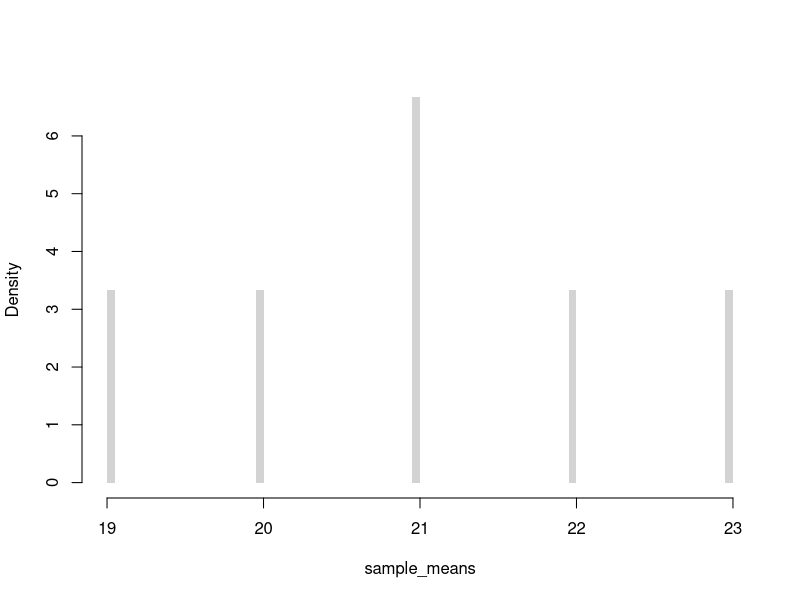
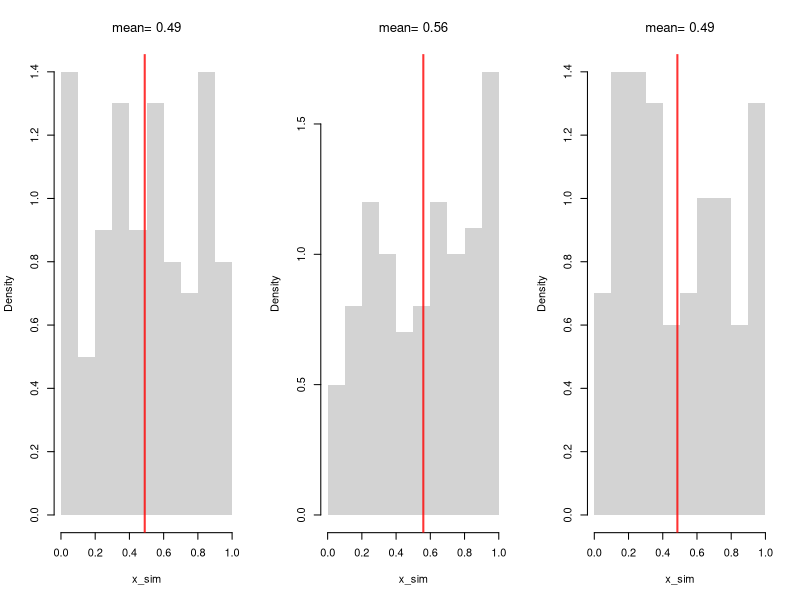
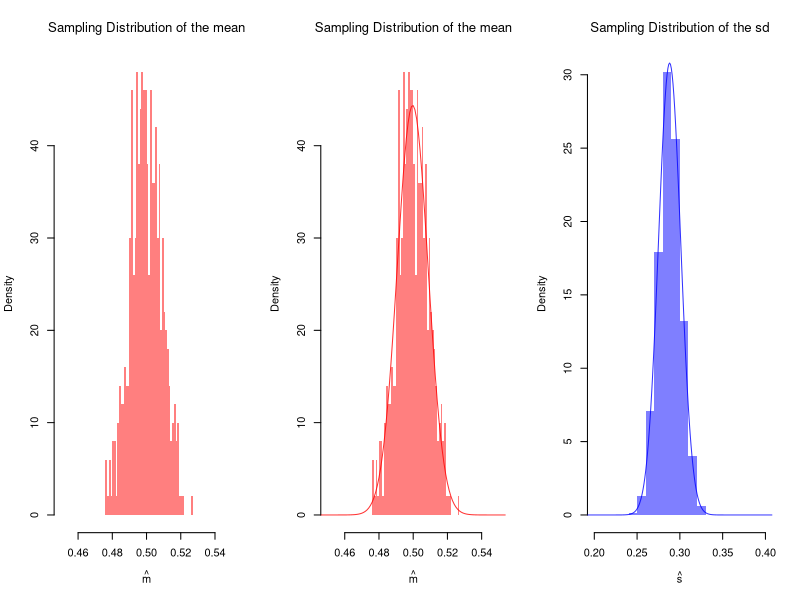
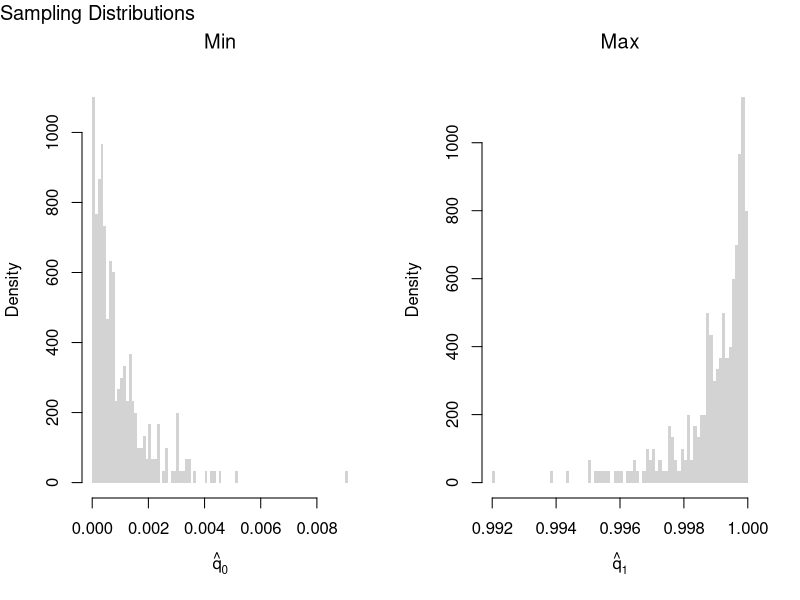
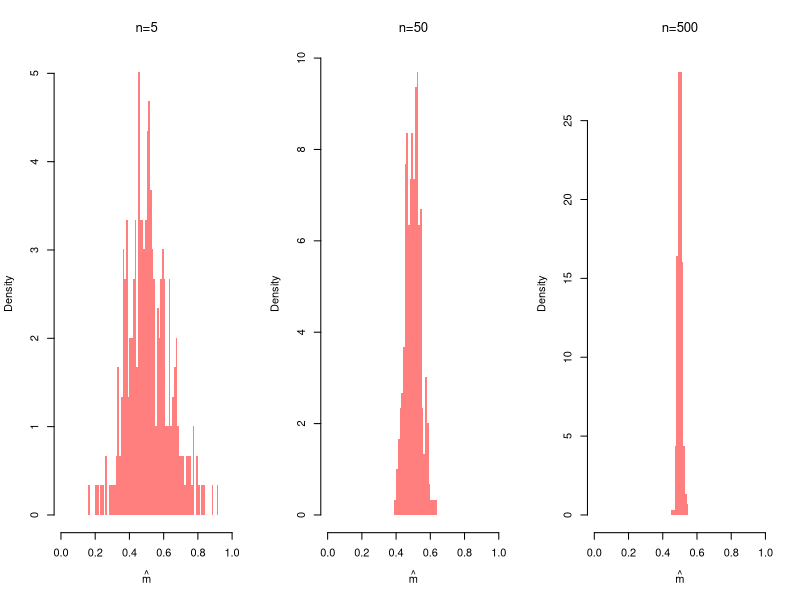
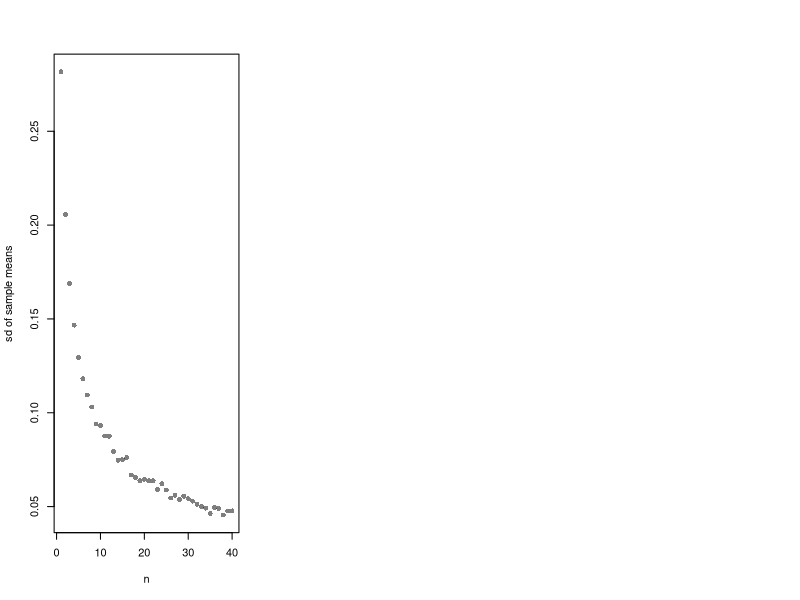
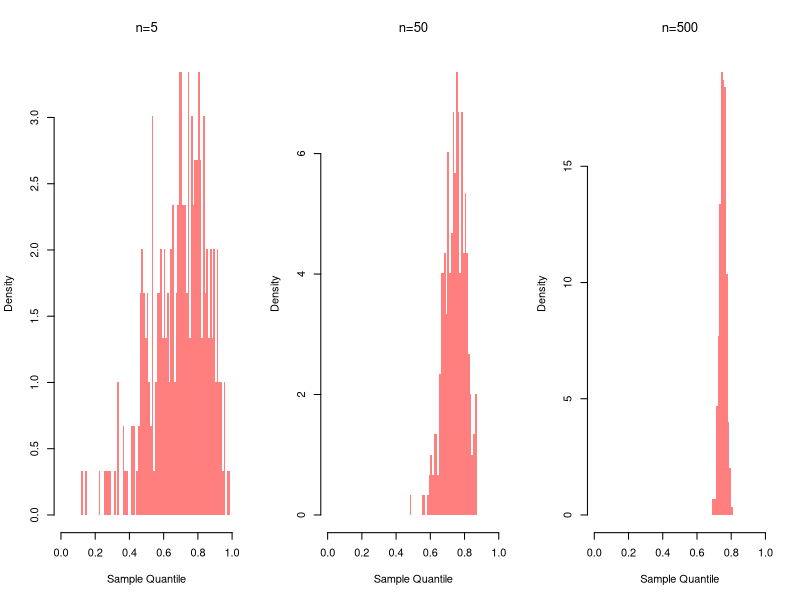
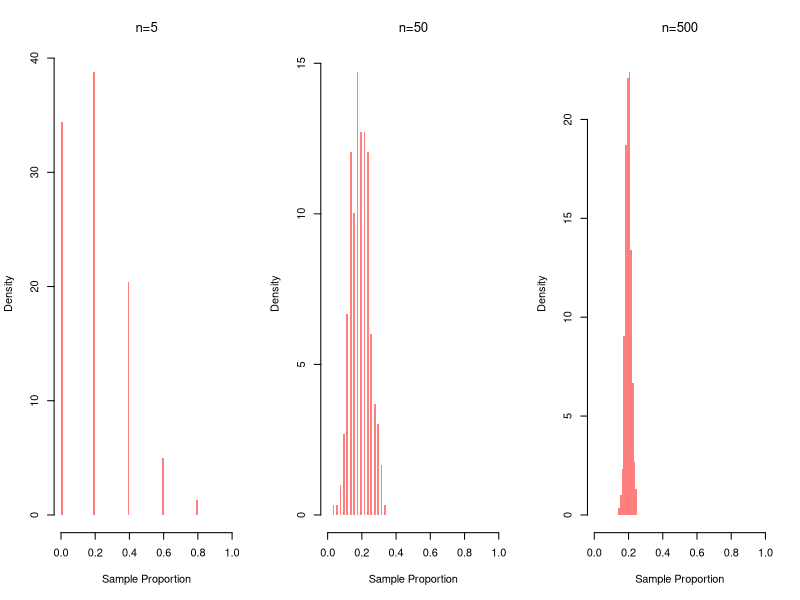

Write R code to recreate these figures, in order.
## ---- chunk 1
# Simple random sample (no duplicates, equal probability)
population_values <- c(1, 2, 3, 4) # population
sample(population_values, 2, replace=FALSE) #sample
## ---- chunk 2
#{1, 2, 3} {1, 3, 2}
#{2, 1, 3} {2, 3, 1}  
#{3, 2, 1} {3, 1, 2}
factorial(3)
## ---- chunk 3
#Ways to draw k=2 from a set with n=4
#{1, 2} {1, 3} {1, 4}  
#      {2, 3} {2, 4}  
#            {3, 4} 

choose(4, 2)
## ---- chunk 4
# License plates: 3 distinct letters, 3 distinct numbers
(26 * 25 * 24) * (10 * 9 * 8)

# Bank-account sample of 3 from 20 (order irrelevant)
choose(20, 3)

# HR committee: morning ordered, afternoon unordered
(25 * 24) * choose(23, 5)
## ---- chunk 5
#All possible samples of two from a bag of numbers {1, 2, 3, 4} with replacement 
#{1, 1} {1, 2} {1, 3}, {3, 4}
#{2, 2} {2, 3} {2, 4}
#{3, 3} {3, 4}
#{4, 4}

# Simple random sample (duplicates, equal probability)
sample(population_values, 2, replace=TRUE)
## ---- chunk 6
population_values <- c(18, 20, 22, 24) # Ages for student population
# six possible samples
m1_hat <- mean( population_values[c(1, 2)] ) #{1, 2}
m2_hat <- mean( population_values[c(1, 3)] ) #{1, 3}
m3_hat <- mean( population_values[c(1, 4)] ) #{3, 4}
m4_hat <- mean( population_values[c(2, 3)] ) #{2, 3}
m5_hat <- mean( population_values[c(2, 4)] ) #{2, 4}
m6_hat <- mean( population_values[c(3, 4)] ) #{3, 4}
# sampling distribution
sample_means <- c(m1_hat, m2_hat, m3_hat, m4_hat, m5_hat, m6_hat)
hist(sample_means,
    freq=FALSE, breaks=100,
    main=NA, border=NA)
## ---- chunk 7
# Three Sample Example from infinite population
x1_sim <- runif(100)
m1_hat <- mean(x1_sim)
x2_sim <- runif(100)
m2_hat <- mean(x2_sim)
x3_sim <- runif(100)
m3_hat <- mean(x3_sim)
sample_means <- c(m1_hat, m2_hat, m3_hat)
sample_means

# An Equivalent Approach: fill vector in a loop
sample_means <- rep(NA, 3)
for(i in seq(sample_means)){
    x_sim <- runif(100)
    m_hat <- mean(x_sim)
    sample_means[i] <- m_hat
}
sample_means
## ---- chunk 8
# Three Sample Example w/ Visual
par(mfrow=c(1, 3))
for(b in 1:3){
    x_sim <- runif(100)
    m_hat <-  mean(x_sim)
    hist(x_sim,
        breaks=seq(0, 1, by=.1), #for comparability
        freq=FALSE, main=NA, border=NA)
    abline(v=m_hat, col=rgb(1, 0, 0, .8), lwd=2)
    title(paste0('mean= ', round(m_hat, 2)),  font.main=1)
}
## ---- chunk 9
# Many sample example
sample_means <- rep(NA, 500)
for(i in seq_along(sample_means)){
    x_sim <- runif(1000)
    m_hat <- mean(x_sim)
    sample_means[i] <- m_hat
}
hist(sample_means,
    breaks=seq(0.45, 0.55, by=.001),
    border=NA, freq=FALSE,
    col=rgb(1, 0, 0, .5),
    xlab=expression(hat(m)),
    main=NA)
title('Sampling Distribution of the mean', font.main=1)
## ---- chunk 10
hist(sample_means,
    breaks=seq(0.45, 0.55, by=.001),
    border=NA, freq=FALSE,
    col=rgb(1, 0, 0, .5),
    xlab=expression(hat(m)),
    main=NA)
title('Sampling Distribution of the mean', font.main=1)

# Approximately normal?
m_sampling_hat <- mean(sample_means)
s_sampling_hat <- sd(sample_means)
x <- seq(0.1, 0.9, by=0.001)
fx <- dnorm(x, m_sampling_hat, s_sampling_hat)
lines(x, fx, col=rgb(1, 0, 0, .8))
## ---- chunk 11
# CLT example of the 'sd' statistic
sample_sds <- rep(NA, 1000)
for(i in seq_along(sample_sds)){
    x_sim <- runif(100) # same distribution
    s_hat <- sd(x_sim) # different statistic
    sample_sds[i] <- s_hat
}
hist(sample_sds,
    breaks=seq(0.2, 0.4, by=.01),
    border=NA, freq=FALSE,
    col=rgb(0, 0, 1, .5),
    xlab=expression(hat(s)),
    main=NA)
title('Sampling Distribution of the sd', font.main=1)

# Approximately normal?
m_sampling_hat <- mean(sample_sds)
s_sampling_hat <- sd(sample_sds)
x <- seq(0.1, 0.9, by=0.001)
fx <- dnorm(x, m_sampling_hat, s_sampling_hat)
lines(x, fx, col=rgb(0, 0, 1, .8))

# try another random variable, such as rexp(100) instead of runif(100)
## ---- chunk 12
# Create 300 samples, each with 1000 random uniform variables
X_samples <- matrix(nrow=300, ncol=1000)
for(i in seq(1, nrow(X_samples))){
    X_samples[i, ] <- runif(1000)
}
# Each row is a new sample
length(X_samples[1, ])

# Compute min and max for each sample
x_mins <- apply(X_samples, 1, quantile, probs=0)
x_maxs <- apply(X_samples, 1, quantile, probs=1)

# Plot the sampling distributions of min, median, and max
# Median looks normal. Maximum and minimum do not!
par(mfrow=c(1, 2))
hist(x_mins, breaks=100, main=NA,
    xlab=expression(hat(q)[0]), border=NA, freq=FALSE)
title('Min', font.main=1)
hist(x_maxs, breaks=100, main=NA,
    xlab=expression(hat(q)[1]), border=NA, freq=FALSE)
title('Max', font.main=1)
title('Sampling Distributions', outer=TRUE, line=-1, adj=0, font.main=1)
## ---- chunk 13
m_sampling_hat <- mean(sample_means)
round(m_sampling_hat, 3)
## ---- chunk 14
par(mfrow=c(1, 3))
for(n in c(5, 50, 500)){
    sample_means_n <- rep(NA, 299)
    for(i in seq_along(sample_means_n)){
        x_sim <- runif(n)
        m_hat <- mean(x_sim)
        sample_means_n[i] <- m_hat
    }
    hist(sample_means_n,
        breaks=seq(0, 1, by=.01),
        border=NA, freq=FALSE,
        col=rgb(1, 0, 0, .5),
        xlab=expression(hat(m)),
        main=NA)
    title(paste0('n=', n), font.main=1)
}
## ---- chunk 15
n_seq <- seq(1, 40)
sd_seq <- rep(NA, length(n_seq))
for(n in seq_along(sd_seq)){
    sample_means_n <- rep(NA, 499)
    for(i in seq_along(sample_means_n)){
        x_sim <- runif(n)
        m_hat <- mean(x_sim)
        sample_means_n[i] <- m_hat
    }
    sd_seq[n] <- sd(sample_means_n)
}
plot(n_seq, sd_seq, pch=16, col=grey(0, 0.5),
    xlab='n', ylab='sd of sample means', main=NA)
## ---- chunk 16
population_values <- c(18, 20, 22, 24) #student ages (population values)
mean(population_values) # Population mean

# six possible samples of size 2
m1_hat <- mean( population_values[c(1, 2)] ) #{1, 2}
m2_hat <- mean( population_values[c(1, 3)] ) #{1, 3}
m3_hat <- mean( population_values[c(1, 4)] ) #{1, 4}
m4_hat <- mean( population_values[c(2, 3)] ) #{2, 3}
m5_hat <- mean( population_values[c(2, 4)] ) #{2, 4}
m6_hat <- mean( population_values[c(3, 4)] ) #{3, 4}
means_2 <- c(m1_hat, m2_hat, m3_hat, m4_hat, m5_hat, m6_hat)
sort(means_2)

# four possible samples of size 3
m1_hat <- mean( population_values[c(1, 2, 3)] )
m2_hat <- mean( population_values[c(1, 2, 4)] )
m3_hat <- mean( population_values[c(1, 3, 4)] )
m4_hat <- mean( population_values[c(2, 3, 4)] )
means_3 <- c(m1_hat, m2_hat, m3_hat, m4_hat)
sort(means_3)
## ---- chunk 17
par(mfrow=c(1, 3))
for(n in c(5, 50, 500)){
    sample_quants_n <- rep(NA, 299)
    for(i in seq_along(sample_quants_n)){
        x_sim <- runif(n)
        q_hat <- quantile(x_sim, probs=0.75) #upper quartile
        sample_quants_n[i] <- q_hat
    }
    hist(sample_quants_n,
        breaks=seq(0, 1, by=.01),
        border=NA, freq=FALSE,
        col=rgb(1, 0, 0, .5),
        xlab='Sample Quantile',
        main=NA)
    title(paste0('n=', n), font.main=1)
}
## ---- chunk 18
par(mfrow=c(1, 3))
for(n in c(5, 50, 500)){
    sample_props_n <- rep(NA, 299)
    for(i in seq_along(sample_props_n)){
        x_sim <- sample(1:5, size=n, prob=c(1:5)/15, replace=TRUE)
        p3_hat <- mean(x_sim==3)
        sample_props_n[i] <- p3_hat
    }
    hist(sample_props_n,
        breaks=seq(0, 1, by=.01),
        border=NA, freq=FALSE,
        col=rgb(1, 0, 0, .5),
        xlab='Sample Proportion',
        main=NA)
    title(paste0('n=', n), font.main=1)
}
## ---- chunk 19
par(mfrow = c(1, 3))
for (n in c(50, 500, 5000)) {
  x_sim <- runif(n)
  F_hat <- ecdf(x_sim)
  plot(F_hat, main=NA)
  title(paste0('n=', n), font.main=1)
}
## ---- chunk 20
x_hat <- USArrests[, 'Murder'] # lab data: murder arrests per 100,000
m_hat <- mean(x_hat)
m_hat
## ---- chunk 21
# Generate Non-normal Data, from Hesterberg (2015)

# Population is 50% N(-2, 1) and 50% N(2, 4)
population_means <- c(-2, 2)
population_vars <- c(1, 4)

# Generate samples from population
rPopulation <- function(n){
  # Which distribution is each observation coming from
  di <- sample(1:2, size=n, replace=TRUE, prob=c(.5, .5))
  rnorm(n, mean=population_means[di], sd=sqrt(population_vars)[di])
}

# Compute Sample Mean
n <- 25
set.seed(2)
x_sim <- rPopulation(n)
m_hat <- mean(x_sim)
## ---- chunk 22
# Plot Bootstrap Mean
# Modified from Hesterberg (2015)

#### Some parameters for figure layout.
divideX <- c(.6, .65)
divideY <- c(0, .32, .33, .65, .70, 1)
useFraction <- .9
Fraction2 <- 0:1 + c(1, -1) * (1-useFraction)/2
rescaleY <- function(x) (x-.33)/.67
divideY3 <- (c(NA, NA, .33, .65, .70, 1) - .33)/.67

PlotSample <- function(x_hat,
    line_mean=TRUE,
    star=FALSE,
    lineM=NULL,
    col='gray'){
  # line_mean: logical, add a vertical line at the population mean.
  # star:  logical, label with xbar* instead of xbar
  # lineM: NULL or numeric; add a vertical line there

  hist(x_hat, breaks=seq(-6, 8, length=21), col=col,
       probability=TRUE, axes=FALSE, new=FALSE, border=NA,
       xlab='', xlim=c(-6, 8), ylim=c(0, .351),
       xaxs='i', yaxs='i', main=NA)
  axis(side=1, at=c(-6, 8))
  axis(side=1, at=mean(x_hat),
       if(star) expression(hat(m)^r) else expression(hat(m)))
  if(line_mean) {
    segments(mean(population_means), y0=0, y1=.32)
    axis(side=1, at=mean(population_means), '')
  }
  if(length(lineM)) {
    segments(lineM, y0=0, y1=.32, col=rgb(1, 0, 0, .8), lty=2)
    axis(side=1, at=lineM, '', col=rgb(1, 0, 0, .8))
  }
  invisible(NULL)
}

### Plot sample (as substitute for population)
par(fig=c(divideX[1] * (1/3 + 1/3 * Fraction2), divideY3[5:6]),
    mar=.1 + c(2, 0, 0, 0), mex=.8)
PlotSample(x_sim, lineM=m_hat)
axis(1, m_hat, expression(hat(m)), col=rgb(1, 0, 0, .8))

### Bootstrap samples
set.seed(2)  ## Cherry Pick Some Good Ones
boot_samples <- lapply(1:20, function(b) { sample(x_sim, replace=TRUE) })
boot_hists <- lapply(boot_samples, hist, breaks=seq(-6, 8, length=21), plot=FALSE)
boot_ids <- which(sapply(boot_hists, function(f_hat) max(f_hat[['counts']])) <= 5)
## Plot the Cherries
par(fig=c(divideX[1] * (0/3 + 1/3*Fraction2), divideY3[3:4]), new=TRUE)
PlotSample(boot_samples[[boot_ids[1]]], m_hat, line_mean=FALSE, star=TRUE)
par(fig=c(divideX[1] * (1/3 + 1/3*Fraction2), divideY3[3:4]), new=TRUE)
PlotSample(boot_samples[[boot_ids[3]]], m_hat, line_mean=FALSE, star=TRUE)
par(fig=c(divideX[1] * (2/3 + 1/3*Fraction2), divideY3[3:4]), new=TRUE)
PlotSample(boot_samples[[boot_ids[2]]], m_hat, line_mean=FALSE, star=TRUE)

### Bootstrap Distribution
par(fig=c(divideX[2], 1, 0, .5), new=TRUE)
par(mar=c(4.1, 0, 0, 0))
set.seed(2)
boot_means <- sapply(1:999, function(b) {
    x_boot <- sample(x_sim, replace=TRUE) # c.f. jackknife
    mean(x_boot)
})
hist(boot_means, xlim=c(-3, 3), ylim=c(0, 1), breaks=61, border=NA,
     axes=FALSE, col=rgb(.8, 0, 0, .5), freq=FALSE, main=NA, yaxs='i',
     xlab='', ylab='')
abline(v=m_hat, col=rgb(1, 0, 0, .8), lty=2)
abline(v=mean(population_means))
axis(1, c(-3, 3))
axis(1, at=m_hat, expression(hat(m)), col=rgb(1, 0, 0, .8))
#axis(3, at=mean(population_means), expression('\U0001D53C' * group('[', X[i], ']')))

### Arrows
par(mar=c(2.1, 0, 0, 0))
par(fig=c(0, 1, 0, 1), usr=c(0, 1, 0, 1))
arrows(lwd=1.5, length=.125,
       x0=divideX[1] * (.29 + .42 * ppoints(5)[c(1, 3, 5)]),
       x1=divideX[1] * seq(.3, .7, length=3),
       y0=rescaleY(divideY[4:5] %*% c(.2, .77)) - .05,
       y1=rescaleY(divideY[4] - c(.6, 1, .6)*(divideY[5]-divideY[4])) - .05)
arrows(divideX[1], c(.1, .2, .3), length=.125, divideX[2], lwd=1.5)

### Text
text(.4, .8, adj=0, 'Sample')
text((divideX[2]+1)/2, .55, adj=.5, 'Resampling Distribution')
text(0.01, divideY3[4]+.03, adj=0, 'Resamples (r)')
legend(.01, .9, lty=1:2, col=c(rgb(0, 0, 0, .8), rgb(1, 0, 0, .8)),
    legend=expression('\U0001D53C' * group('[', X[i], ']'), hat(m)))
## ---- chunk 23
x0_hat <- c(1, 6, 7, 22)
jackknife_meds <- rep(NA, length(x0_hat))
for(i in seq_along(jackknife_meds)){
    jackknife_meds[i] <- median(x0_hat[-i])
}
jackknife_meds
mean(jackknife_meds)
## ---- chunk 24
m_hat <- mean(x_hat)

# Jackknife Estimates
n <- length(x_hat)
jack_means <- rep(NA, n)
for(i in seq_along(jack_means)){
    x_jack <- x_hat[-i]
    m_i_hat <- mean(x_jack)
    jack_means[i] <- m_i_hat
}
hist(jack_means, breaks=25,
    border=NA, freq=FALSE,
    main=NA, xlab=expression(hat(m)^group('(', -i, ')')))
abline(v=m_hat, col=rgb(1, 0, 0, .8), lty=2)
## ---- chunk 25
set.seed(1)
x0_hat <- c(1, 6, 7, 22)
boot_medians <- rep(NA, 8)
for(b in seq_along(boot_medians)){
    x_boot <- sample(x0_hat, replace=TRUE)
    boot_medians[b] <- median(x_boot)
}
boot_medians
## ---- chunk 26
# Bootstrap estimates
boot_means <- rep(NA, 9999)
for(b in seq_along(boot_means)){
    x_boot <- sample(x_hat, replace=TRUE) # c.f. jackknife
    m_b_hat <- mean(x_boot)
    boot_means[b] <-m_b_hat
}

hist(boot_means, breaks=25,
    border=NA, freq=FALSE,
    main=NA, xlab=expression(hat(m)^group('(', b, ')')))
abline(v=m_hat, col=rgb(1, 0, 0, .8), lty=2)
## ---- chunk 27
# theoretical probabilities
x <- c(0, 1)
x_probs <- c(1/4, 3/4)
# sample draws
coin_hat <- sample(x, prob=x_probs, 1000, replace=TRUE)
F_hat <- ecdf(coin_hat)

x_probs_boot <- c(F_hat(0), 1-F_hat(0))
x_probs_boot # approximately the theoretical value
coin_boot <- sample(x, prob=x_probs_boot, 999, replace=TRUE)
# any draw from here is almost the same as the original process
## ---- chunk 28
sd(boot_means) # standard error estimate for the mean
sd(x_hat) # standard deviation
## ---- chunk 29
sd(jack_means)*sqrt(n) # standard error estimate for the mean
sd(boot_means) # standard error estimate for the mean
## ---- chunk 30
n_boot <- 999 # number of bootstrap samples
sample_sizes <- seq(1, length(x_hat), by=1) # different resample sizes

## For each sample size, compute the bootstrap SE
se_by_n <- rep(NA, length(sample_sizes))
for(n in seq_along(sample_sizes)){
    boot_means_n <- rep(NA, n_boot)
    for(b in seq(1, n_boot)){
        x_boot <- sample(x_hat, size=n, replace=TRUE)
        m_b_hat <- mean(x_boot) # statistic of interest
        boot_means_n[b] <- m_b_hat
    }
    se_n <- sd(boot_means_n) # How much the statistic varies across samples
    se_by_n[n] <- se_n
}

plot(sample_sizes, se_by_n, pch=16, col=grey(0, 0.5),
    ylab='standard error', xlab='sample size', main=NA)
## ---- chunk 31
med_hat <- quantile(x_hat, prob=0.5)

# Bootstrap estimates
boot_medians <- rep(NA, 9999)
for(b in seq_along(boot_medians)){
    x_boot <- sample(x_hat, replace=TRUE) # c.f. jackknife
    med_b_hat <- quantile(x_boot, prob=0.5)
    boot_medians[b] <- med_b_hat
}

hist(boot_medians, breaks=25,
    border=NA, freq=FALSE,
    main=NA, xlab=expression(Med[b]))
abline(v=med_hat, col=rgb(1, 0, 0, .8), lty=2)
## ---- chunk 32
# Standard error estimate for the median
sd(boot_medians)
